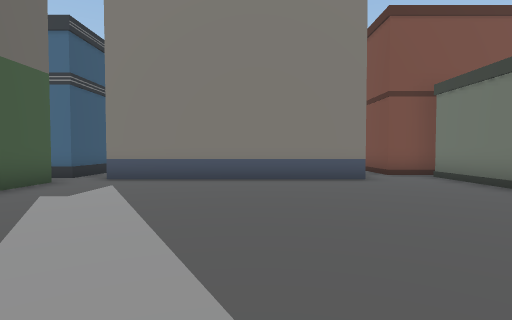
[1] (above)

12 first-person views from a walk through a scene from a Unity 3-D project. The camera is 1.5 m above the floor, tilts 2° down and sees 80° across. The floor is counted in squares, 2 m on a side. Each view is taken from the middle of a square. On the plan, view 1 faces up. The plan holds only what a view shows up to about 10 squares ahead; the rest is blank. The place goes on beyond the plan.

[2]
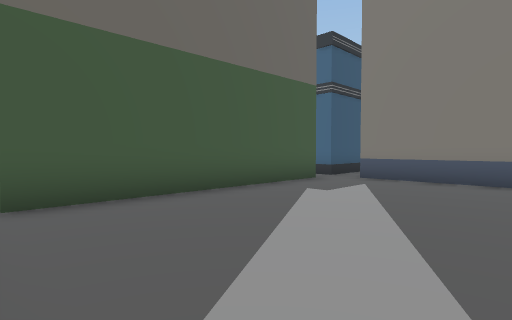

[3]
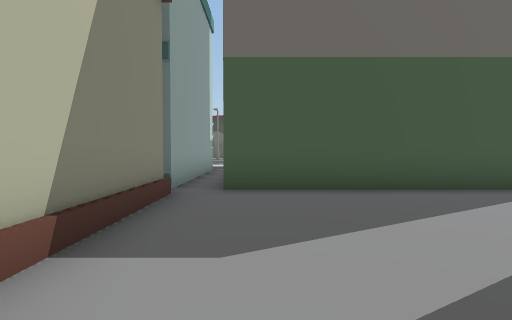

[4]
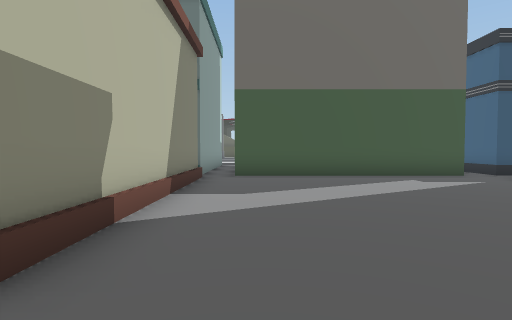

[5]
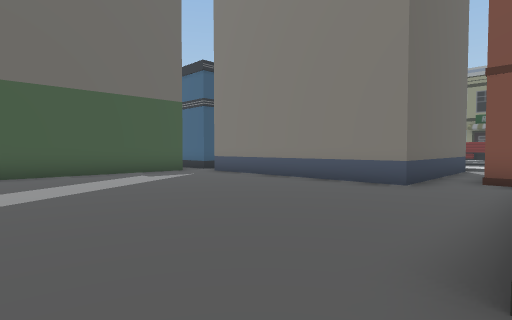

[6]
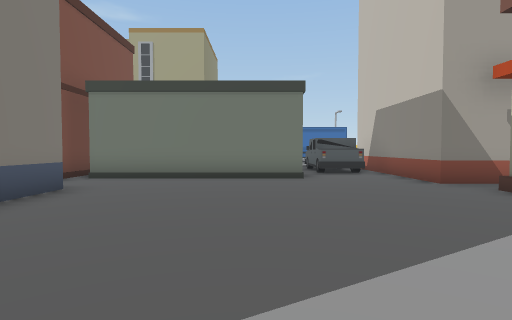

[7]
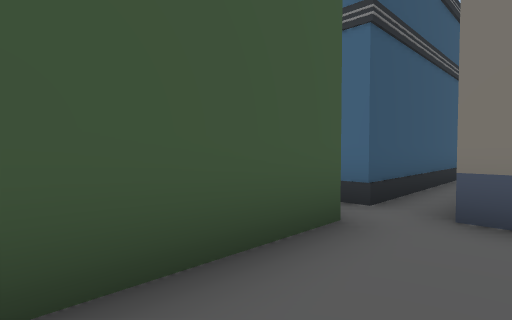

[8]
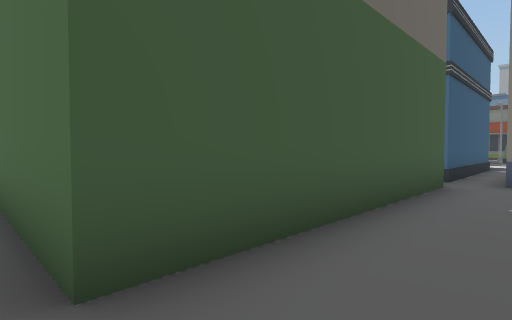

[9]
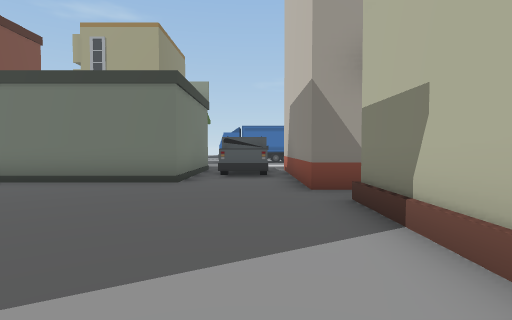

[10]
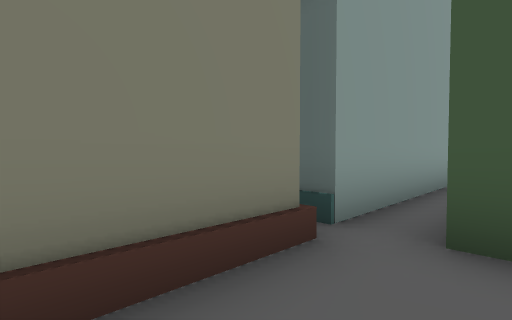

[11]
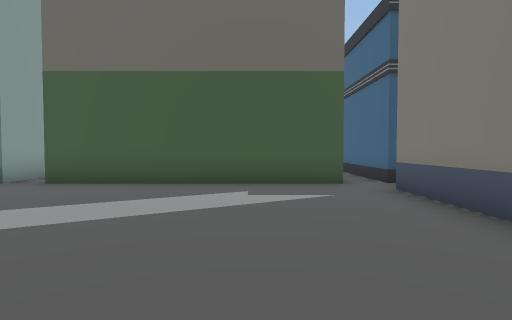

[12]
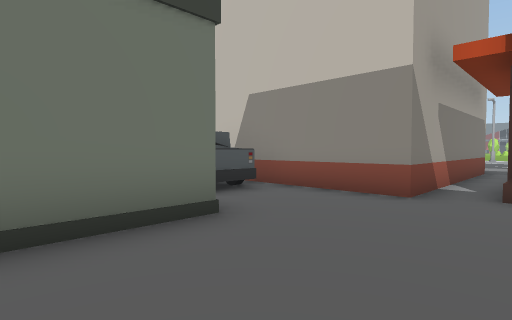

### Floor plan
Key: @ floor where view 1 was taken; # wall or solid block; x gap in a wall; . main floor; : floor 0.25 m higher than the main floor; ^ raised ledge; B building; T truck.
Columns run from 8 left of view 1 to 9 right of it. Each row starts with its distance up from view 1.
 13    #       B
 12    #.      B
 11    #.      B
 10    #.      B#
  9    #.      B###
  8 ^^^x.BBBBBBB.#
  7    B.........#
  6    B.........#
  5    B.........#
  4    B.........#
  3    B.........####
  2    B...........T
  1 BBBB...........T
  0 ........@...BBBBBB
 -1 BBBBBBBBBBB.B
 -2           B.B
 -3           B.B
 -4           B.B
 -5           B.B
 -6            .B
 -7            ::

Positions as (right, up) in squares from view 1, and headings:
1: (0, 0), facing up
2: (0, 0), facing up-left
3: (1, 1), facing left
4: (4, 1), facing left
5: (5, 1), facing up-left
6: (-3, 4), facing right
7: (-3, 4), facing up-left
8: (-3, 0), facing up-left
9: (-2, 1), facing right
10: (-2, 1), facing down-left
11: (2, 5), facing left
12: (2, 5), facing down-right
